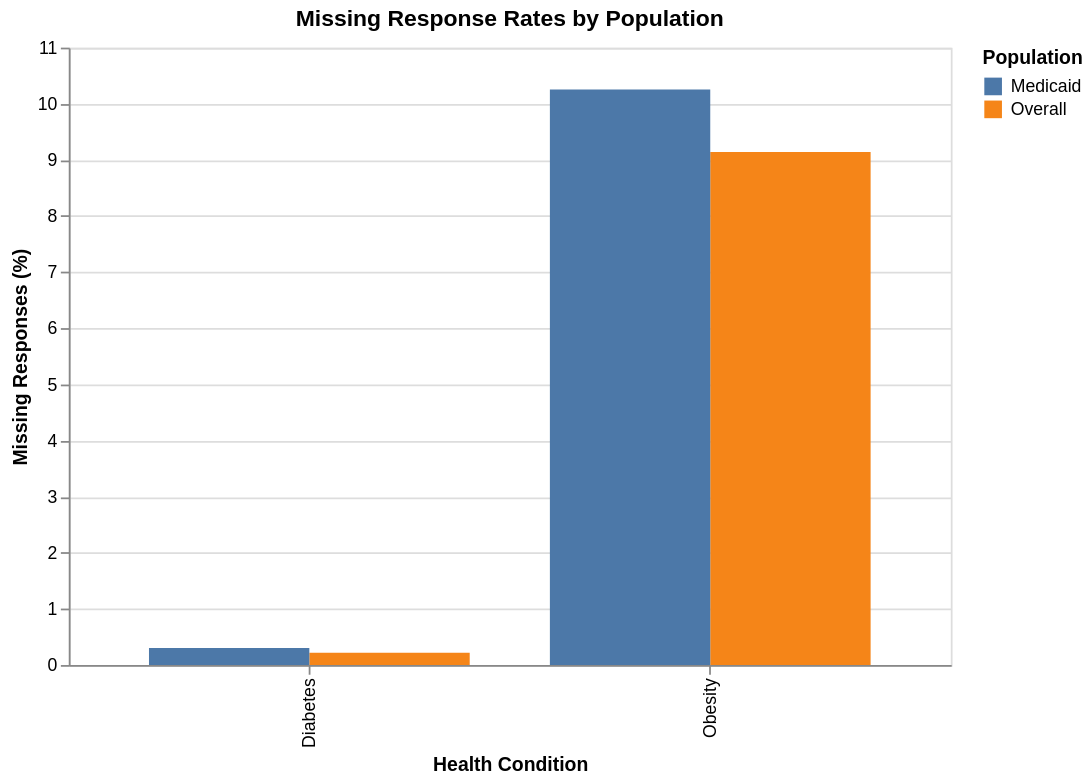

The notebook cell saved with this chart:
### Code cell
# Visualize missing response rates
alt.Chart(missing_comparison_long).mark_bar().encode(
    x=alt.X("Variable:N", title="Health Condition"),
    xOffset="Population:N",
    y=alt.Y("Missing_Pct:Q", title="Missing Responses (%)"),
    color=alt.Color("Population:N", title="Population"),
    tooltip=[
        "Variable:N",
        "Population:N",
        alt.Tooltip("Missing_Pct:Q", format=".2f")
    ]
).properties(
    title="Missing Response Rates by Population",
    width=500,
    height=350
)

### Figure 1 — Vega-Lite specification as saved in the notebook (floating-point values rounded to 4 significant figures)
{"config": {"view": {"continuousWidth": 300, "continuousHeight": 300}}, "data": {"name": "data-ce3e7e994e142abf98628e90958906c5"}, "mark": {"type": "bar"}, "encoding": {"color": {"field": "Population", "title": "Population", "type": "nominal"}, "tooltip": [{"field": "Variable", "type": "nominal"}, {"field": "Population", "type": "nominal"}, {"field": "Missing_Pct", "format": ".2f", "type": "quantitative"}], "x": {"field": "Variable", "title": "Health Condition", "type": "nominal"}, "xOffset": {"field": "Population", "type": "nominal"}, "y": {"field": "Missing_Pct", "title": "Missing Responses (%)", "type": "quantitative"}}, "height": 350, "title": "Missing Response Rates by Population", "width": 500, "$schema": "https://vega.github.io/schema/vega-lite/v6.1.0.json", "datasets": {"data-ce3e7e994e142abf98628e90958906c5": [{"Variable": "Obesity", "Population": "Overall", "Missing_Pct": 9.143}, {"Variable": "Diabetes", "Population": "Overall", "Missing_Pct": 0.2196}, {"Variable": "Obesity", "Population": "Medicaid", "Missing_Pct": 10.25}, {"Variable": "Diabetes", "Population": "Medicaid", "Missing_Pct": 0.303}]}}
